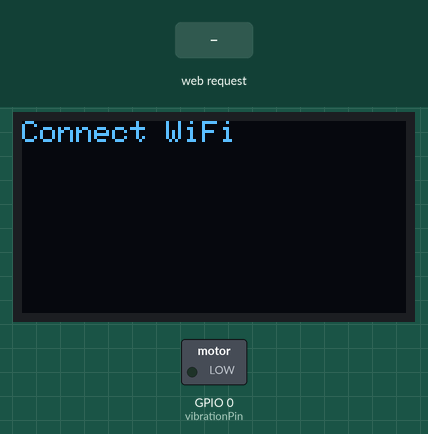
This sketch was run on a simulated ESP8266 (NodeMCU). Shown: 128×64 one-colour display, switched loads named in the sketch (green lamp = pin HIGH). Dashed ring = blinking. Inputs (shaded band) come from the test bench. What the sketch prints to the serial monitor is not drawn.

Above: at 0.1 s.
At 3.8 s:
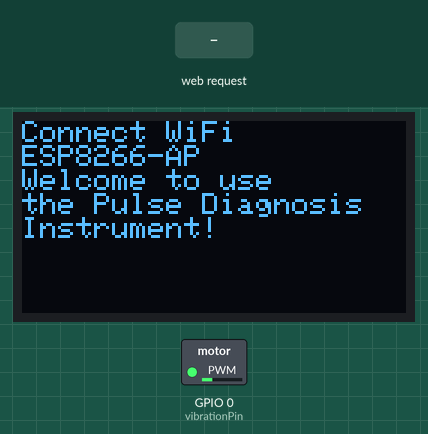
3.9 s: HTTP request GET /display received
At 6.5 s:
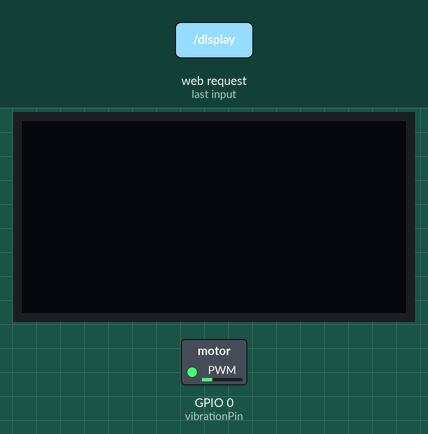
Timing chart, 0 to 12.9 s (numbered marks = the images above; inputs shaded):
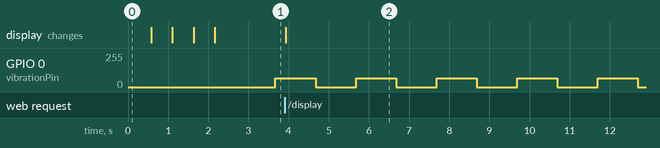

The sketch:

esp-oled-cn.ino
```cpp
#include <ESP8266WiFi.h>
#include <ESP8266WebServer.h>
#include <Wire.h>
#include <Adafruit_GFX.h>
#include <Adafruit_SSD1306.h>

#define SCREEN_WIDTH 128
#define SCREEN_HEIGHT 64
#define OLED_RESET    -1

Adafruit_SSD1306 display(SCREEN_WIDTH, SCREEN_HEIGHT, &Wire, OLED_RESET);

const char* ssid = "ESP8266-AP";
const char* password = "12345678";
const int vibrationPin = 0;  // D0引脚，接入震动模块的IN引脚
const int motorPin = 0;      // 现在马达控制引脚接入 D0，修改为 0
int motorSpeed = 64;         // 初始速度，范围0 - 255，降低初始速度
unsigned long previousMillis = 0;  // 用于记录上一次时间
const long interval = 1000;        // 间隔时间，单位毫秒
bool motorOn = true;               // 马达状态，true 表示开启，false 表示关闭

ESP8266WebServer server(80);

void setup() {
  Serial.begin(115200);
  // 初始化显示屏
  if (!display.begin(SSD1306_SWITCHCAPVCC, 0x3C)) {
    Serial.println(F("SSD1306 allocation failed"));
    for (;;); // 死循环，无法初始化则不继续执行
  }
  display.clearDisplay();

  // 显示启动信息
  displayStartupMessage();

  // 设置ESP8266为AP模式
  WiFi.softAP(ssid, password);
  IPAddress myIP = WiFi.softAPIP();
  Serial.print("AP IP address: ");
  Serial.println(myIP);

  // 启动Web服务器
  setupWebServer();

  pinMode(vibrationPin, INPUT);  // 将连接震动模块的引脚设置为输入模式
  pinMode(motorPin, OUTPUT);     // 将控制马达的引脚设置为输出模式
  analogWrite(motorPin, motorSpeed); // 初始化马达速度

  Serial.begin(9600);  // 初始化串口通信，用于输出调试信息
}

void loop() {
  server.handleClient(); // 处理客户端请求
  unsigned long currentMillis = millis(); // 获取当前时间

  if (currentMillis - previousMillis >= interval) {
    previousMillis = currentMillis;
    motorOn = !motorOn; // 切换马达状态

    if (motorOn) {
      analogWrite(motorPin, motorSpeed); // 开启马达
      Serial.println("马达开启");
    } else {
      analogWrite(motorPin, 0); // 关闭马达
      Serial.println("马达关闭");
    }
  }

  int vibrationState = digitalRead(vibrationPin);  // 读取震动模块的状态
  if (vibrationState == HIGH) {
    Serial.println("检测到震动");
    // 这里可以添加检测到震动后的处理逻辑，比如发送网络请求等
  } else {
    Serial.println("无震动");
  }
}

void displayStartupMessage() {
  display.setTextSize(1);
  display.setTextColor(WHITE);

  // 第一行
  display.setCursor(0, 0);
  display.println("Connect WiFi ");
  display.display();
  delay(500);  // 延迟 0.5 秒

  // 第二行
  display.setCursor(0, 8);  // 下一行的起始位置 (每行高度为 8 像素)
  display.println(ssid);
  display.display();
  delay(500);

  // 第三行
  display.setCursor(0, 16);
  display.println("Welcome to use");
  display.display();
  delay(500);

  // 第四行
  display.setCursor(0, 24);
  display.println("the Pulse Diagnosis");
  display.display();
  delay(500);

  // 第五行
  display.setCursor(0, 32);
  display.println("Instrument!");
  display.display();
  delay(500);
}

void handleRoot() {
    String message = "Welcome to use the Pulse Diagnosis Instrument! <br>";
    message += "Enter message to display: <form action=\"/display\"><input type=\"text\" name=\"message\"><input type=\"submit\"></form>";
    server.send(200, "text/html", message);
}

void handleDisplay() {
  String message = server.arg("message"); // 获取用户输入的消息
  display.clearDisplay();
  display.setTextSize(1);
  display.setTextColor(WHITE);
  display.setCursor(0, 0);
  display.println(message);
  display.display();
  server.send(200, "text/plain", "Message displayed: " + message);
}

void setupWebServer() {
  server.on("/", HTTP_GET, handleRoot);
  server.on("/display", HTTP_GET, handleDisplay); // 处理显示消息的路径
  server.begin();
  Serial.println("HTTP server started");
}
```

Measured:
- after the input at 3.9 s, the display: changes at once (image 2)
- by itself, GPIO 0 (vibrationPin): alternates 64/255 for 1.0 s and 0/255 for 1.0 s
